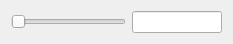
<?xml version="1.0" encoding="UTF-8"?>
<ui version="4.0">
 <class>ParameterSlider</class>
 <widget class="QWidget" name="ParameterSlider">
  <property name="geometry">
   <rect>
    <x>0</x>
    <y>0</y>
    <width>233</width>
    <height>40</height>
   </rect>
  </property>
  <property name="windowTitle">
   <string>Form</string>
  </property>
  <layout class="QHBoxLayout" name="horizontalLayout">
   <item>
    <widget class="QSlider" name="slider">
     <property name="orientation">
      <enum>Qt::Horizontal</enum>
     </property>
    </widget>
   </item>
   <item>
    <widget class="QLineEdit" name="lineEdit">
     <property name="sizePolicy">
      <sizepolicy hsizetype="Fixed" vsizetype="Fixed">
       <horstretch>0</horstretch>
       <verstretch>0</verstretch>
      </sizepolicy>
     </property>
     <property name="minimumSize">
      <size>
       <width>90</width>
       <height>0</height>
      </size>
     </property>
     <property name="maximumSize">
      <size>
       <width>90</width>
       <height>16777215</height>
      </size>
     </property>
     <property name="baseSize">
      <size>
       <width>50</width>
       <height>0</height>
      </size>
     </property>
    </widget>
   </item>
  </layout>
 </widget>
 <resources/>
 <connections/>
</ui>
